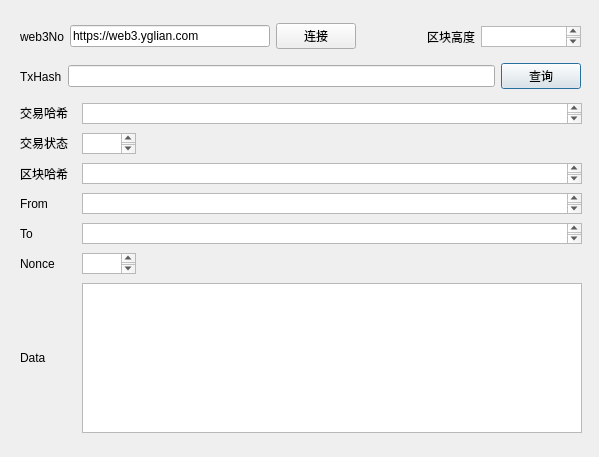
<?xml version="1.0" encoding="UTF-8"?>
<ui version="4.0">
 <class>yglian</class>
 <widget class="QDialog" name="yglian">
  <property name="geometry">
   <rect>
    <x>0</x>
    <y>0</y>
    <width>599</width>
    <height>457</height>
   </rect>
  </property>
  <property name="windowTitle">
   <string>阳光链调试工具</string>
  </property>
  <widget class="QWidget" name="layoutWidget">
   <property name="geometry">
    <rect>
     <x>20</x>
     <y>60</y>
     <width>561</width>
     <height>33</height>
    </rect>
   </property>
   <layout class="QHBoxLayout" name="horizontalLayout_2">
    <item>
     <widget class="QLabel" name="label_2">
      <property name="text">
       <string>TxHash</string>
      </property>
     </widget>
    </item>
    <item>
     <widget class="QLineEdit" name="lineEditTxHash">
      <property name="maximumSize">
       <size>
        <width>500</width>
        <height>16777215</height>
       </size>
      </property>
      <property name="focusPolicy">
       <enum>Qt::ClickFocus</enum>
      </property>
      <property name="text">
       <string/>
      </property>
     </widget>
    </item>
    <item>
     <widget class="QPushButton" name="pushButtonSearch">
      <property name="text">
       <string>查询</string>
      </property>
     </widget>
    </item>
   </layout>
  </widget>
  <widget class="QWidget" name="">
   <property name="geometry">
    <rect>
     <x>20</x>
     <y>20</y>
     <width>561</width>
     <height>33</height>
    </rect>
   </property>
   <layout class="QHBoxLayout" name="horizontalLayout">
    <item>
     <widget class="QLabel" name="label">
      <property name="text">
       <string>web3No</string>
      </property>
     </widget>
    </item>
    <item>
     <widget class="QLineEdit" name="lineEditWeb3No">
      <property name="minimumSize">
       <size>
        <width>200</width>
        <height>0</height>
       </size>
      </property>
      <property name="maximumSize">
       <size>
        <width>200</width>
        <height>16777215</height>
       </size>
      </property>
      <property name="focusPolicy">
       <enum>Qt::ClickFocus</enum>
      </property>
      <property name="text">
       <string>https://web3.yglian.com</string>
      </property>
     </widget>
    </item>
    <item>
     <widget class="QPushButton" name="pushButtonConnect">
      <property name="text">
       <string>连接</string>
      </property>
     </widget>
    </item>
    <item>
     <spacer name="horizontalSpacer">
      <property name="orientation">
       <enum>Qt::Horizontal</enum>
      </property>
      <property name="sizeHint" stdset="0">
       <size>
        <width>40</width>
        <height>20</height>
       </size>
      </property>
     </spacer>
    </item>
    <item>
     <widget class="QLabel" name="label_3">
      <property name="maximumSize">
       <size>
        <width>60</width>
        <height>16777215</height>
       </size>
      </property>
      <property name="text">
       <string>区块高度</string>
      </property>
      <property name="scaledContents">
       <bool>false</bool>
      </property>
     </widget>
    </item>
    <item>
     <widget class="QTextBrowser" name="textBrowserBlockNumber">
      <property name="enabled">
       <bool>true</bool>
      </property>
      <property name="minimumSize">
       <size>
        <width>100</width>
        <height>21</height>
       </size>
      </property>
      <property name="maximumSize">
       <size>
        <width>100</width>
        <height>21</height>
       </size>
      </property>
     </widget>
    </item>
   </layout>
  </widget>
  <widget class="QWidget" name="">
   <property name="geometry">
    <rect>
     <x>20</x>
     <y>100</y>
     <width>562</width>
     <height>338</height>
    </rect>
   </property>
   <layout class="QGridLayout" name="gridLayout">
    <item row="0" column="0">
     <widget class="QLabel" name="label_5">
      <property name="enabled">
       <bool>true</bool>
      </property>
      <property name="tabletTracking">
       <bool>false</bool>
      </property>
      <property name="text">
       <string>交易哈希</string>
      </property>
      <property name="textFormat">
       <enum>Qt::RichText</enum>
      </property>
     </widget>
    </item>
    <item row="0" column="1">
     <widget class="QTextBrowser" name="textBrowserTxHash">
      <property name="enabled">
       <bool>true</bool>
      </property>
      <property name="minimumSize">
       <size>
        <width>500</width>
        <height>21</height>
       </size>
      </property>
      <property name="maximumSize">
       <size>
        <width>500</width>
        <height>21</height>
       </size>
      </property>
      <property name="focusPolicy">
       <enum>Qt::ClickFocus</enum>
      </property>
     </widget>
    </item>
    <item row="1" column="0">
     <widget class="QLabel" name="label_6">
      <property name="autoFillBackground">
       <bool>false</bool>
      </property>
      <property name="text">
       <string>交易状态</string>
      </property>
      <property name="textFormat">
       <enum>Qt::RichText</enum>
      </property>
      <property name="scaledContents">
       <bool>false</bool>
      </property>
      <property name="wordWrap">
       <bool>false</bool>
      </property>
      <property name="textInteractionFlags">
       <set>Qt::LinksAccessibleByMouse</set>
      </property>
     </widget>
    </item>
    <item row="1" column="1">
     <widget class="QTextBrowser" name="textBrowserStatus">
      <property name="enabled">
       <bool>true</bool>
      </property>
      <property name="minimumSize">
       <size>
        <width>54</width>
        <height>21</height>
       </size>
      </property>
      <property name="maximumSize">
       <size>
        <width>54</width>
        <height>21</height>
       </size>
      </property>
      <property name="focusPolicy">
       <enum>Qt::ClickFocus</enum>
      </property>
     </widget>
    </item>
    <item row="2" column="0">
     <widget class="QLabel" name="label_7">
      <property name="text">
       <string>区块哈希</string>
      </property>
     </widget>
    </item>
    <item row="2" column="1">
     <widget class="QTextBrowser" name="textBrowserBlockHash">
      <property name="enabled">
       <bool>true</bool>
      </property>
      <property name="minimumSize">
       <size>
        <width>500</width>
        <height>21</height>
       </size>
      </property>
      <property name="maximumSize">
       <size>
        <width>54</width>
        <height>21</height>
       </size>
      </property>
      <property name="focusPolicy">
       <enum>Qt::ClickFocus</enum>
      </property>
     </widget>
    </item>
    <item row="3" column="0">
     <widget class="QLabel" name="label_8">
      <property name="text">
       <string>From</string>
      </property>
     </widget>
    </item>
    <item row="3" column="1">
     <widget class="QTextBrowser" name="textBrowserForm">
      <property name="enabled">
       <bool>true</bool>
      </property>
      <property name="minimumSize">
       <size>
        <width>500</width>
        <height>21</height>
       </size>
      </property>
      <property name="maximumSize">
       <size>
        <width>500</width>
        <height>21</height>
       </size>
      </property>
      <property name="focusPolicy">
       <enum>Qt::ClickFocus</enum>
      </property>
     </widget>
    </item>
    <item row="4" column="0">
     <widget class="QLabel" name="label_9">
      <property name="text">
       <string>To</string>
      </property>
     </widget>
    </item>
    <item row="4" column="1">
     <widget class="QTextBrowser" name="textBrowserBlocKTo">
      <property name="enabled">
       <bool>true</bool>
      </property>
      <property name="minimumSize">
       <size>
        <width>500</width>
        <height>21</height>
       </size>
      </property>
      <property name="maximumSize">
       <size>
        <width>54</width>
        <height>21</height>
       </size>
      </property>
      <property name="focusPolicy">
       <enum>Qt::ClickFocus</enum>
      </property>
     </widget>
    </item>
    <item row="5" column="0">
     <widget class="QLabel" name="label_10">
      <property name="text">
       <string>Nonce</string>
      </property>
     </widget>
    </item>
    <item row="5" column="1">
     <widget class="QTextBrowser" name="textBrowserNonce">
      <property name="enabled">
       <bool>true</bool>
      </property>
      <property name="minimumSize">
       <size>
        <width>54</width>
        <height>21</height>
       </size>
      </property>
      <property name="maximumSize">
       <size>
        <width>54</width>
        <height>21</height>
       </size>
      </property>
      <property name="focusPolicy">
       <enum>Qt::ClickFocus</enum>
      </property>
     </widget>
    </item>
    <item row="6" column="0">
     <widget class="QLabel" name="label_11">
      <property name="text">
       <string>Data</string>
      </property>
     </widget>
    </item>
    <item row="6" column="1">
     <widget class="QTextBrowser" name="textBrowserData">
      <property name="enabled">
       <bool>true</bool>
      </property>
      <property name="minimumSize">
       <size>
        <width>500</width>
        <height>150</height>
       </size>
      </property>
      <property name="maximumSize">
       <size>
        <width>500</width>
        <height>150</height>
       </size>
      </property>
      <property name="focusPolicy">
       <enum>Qt::ClickFocus</enum>
      </property>
     </widget>
    </item>
   </layout>
  </widget>
 </widget>
 <resources/>
 <connections/>
</ui>
